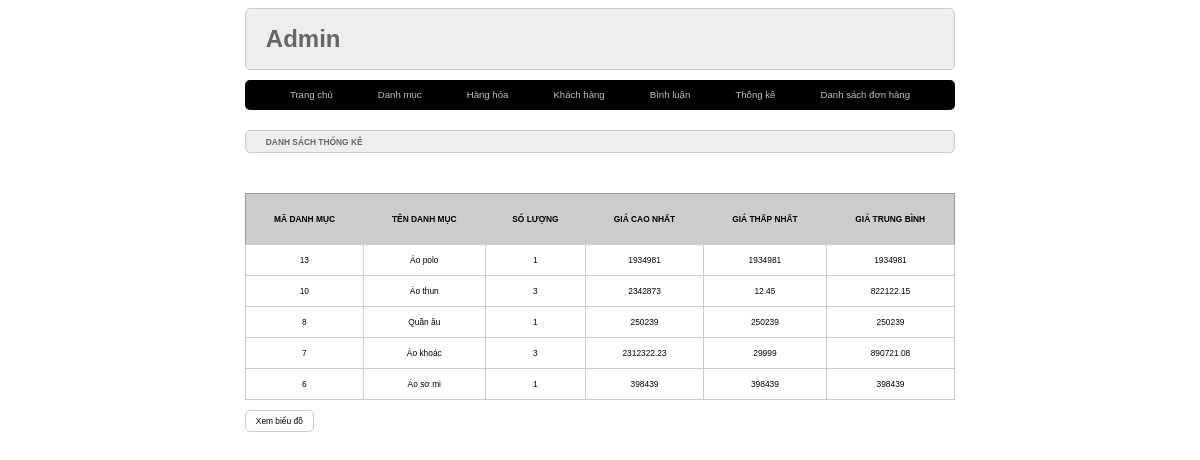
The page /admin/index.php?act=thongke on the database its author committed.
### tables this page shows
CREATE TABLE `danhmuc` (
  `id` int(11) NOT NULL,
  `name` varchar(255) NOT NULL
);

### model/pdo.php (called while the page is built, shortened)
<?php
    function pdo_get_connection(){
        $dburl = "mysql:host=localhost:3308;dbname=PH43221_WD18326;charset=utf8";
        $username = 'root';
        $password = '';
        $conn = new PDO($dburl, $username, $password);
        $conn->setAttribute(PDO::ATTR_ERRMODE, PDO::ERRMODE_EXCEPTION);
        return $conn;
    }
    function pdo_query($sql){
        $sql_args = array_slice(func_get_args(), 1);
        try{
            $conn = pdo_get_connection();
            $stmt = $conn->prepare($sql);
            $stmt->execute($sql_args);
            $rows = $stmt->fetchAll();
            return $rows;
        }
        catch(PDOException $e){
            throw $e;
        }
        finally{
            unset($conn);
        }
    }

### model/giohang.php (called while the page is built, shortened)
<?php
    function loadall_thongke() {
        $sql = "SELECT danhmuc.id as madm, danhmuc.name as tendm, count(sanpham.id) as countsp, min(sanpham.price) as minprice, max(sanpham.price) as maxprice, avg(sanpham.price) as avgprice";
        $sql.= " FROM sanpham LEFT JOIN danhmuc ON danhmuc.id=sanpham.iddm";
        $sql.=" GROUP BY danhmuc.id ORDER BY danhmuc.id DESC";
        $listtk = pdo_query($sql);
        return $listtk;
    }
?>

### admin/thongke/list.php (the view)
<div class="raw">
    <div class="raw formtitle mb">
        <h1>DANH SÁCH THỐNG KÊ</h1>
    </div>
    <div class="raw formcontent">
        <div class="raw mb10 formdsloai">
            <table>
                <tr>
                    <th>MÃ DANH MỤC</th>
                    <th>TÊN DANH MỤC</th>
                    <th>SỐ LƯỢNG</th>
                    <th>GIÁ CAO NHẤT</th>
                    <th>GIÁ THẤP NHẤT</th>
                    <th>GIÁ TRUNG BÌNH</th>
                </tr>
                <?php
                    foreach ($listthongke as $thongke) {
                        extract($thongke);
                        echo '<tr>
                                <td>'.$madm.'</td>
                                <td>'.$tendm.'</td>
                                <td>'.$countsp.'</td>
                                <td>'.$maxprice.'</td>
                                <td>'.$minprice.'</td>
                                <td>'.round($avgprice, 2).'</td>
                            </tr>';
                    }
                ?>
            </table>
        </div>
        <div class="raw mb10">
            <a href="index.php?act=bieudo">
                <input type="button" value="Xem biểu đồ">
            </a>
        </div>
    </div>
</div>

### css/style.css (style rules this page uses)
* { box-sizing: border-box; font-family: sans-serif; font-size: 0.7vw; }
.raw { float: left; width: 100%; }
.mb { margin-bottom: 20px; }
.mb10 { margin-bottom: 10px; }
.formtaikhoan input[type="submit"], .formtaikhoan input[type="reset"], .formcontent input[type="submit"], .formcontent input[type="reset"], .formcontent input[type="button"] { padding: 5px 10px; background-color: white; border-radius: 5px; border: 1px #ccc solid; }
.formtitle { background-color: #eee; border: 1px #ccc solid; color: #666; border-radius: 5px; padding: 0px 20px; }
.formcontent { padding: 20px 0px; }
.formdsloai table { width: 100%; border-collapse: collapse; border: 1px #999 solid; }
.formdsloai table th { padding: 20px; background-color: #ccc; }
.formdsloai table td { padding: 10px 20px; border: 1px #ccc solid; text-align: center; }
a { text-decoration: none; }

### rows shown on the page
danhmuc: id "13", name "Áo polo", countsp "1", maxprice "1934981", minprice "1934981", avgprice "1934981"
danhmuc: id "10", name "Áo thun", countsp "3", maxprice "2342873", minprice "12.45", avgprice "822122.15"
danhmuc: id "8", name "Quần âu", countsp "1", maxprice "250239", minprice "250239", avgprice "250239"
danhmuc: id "7", name "Áo khoác", countsp "3", maxprice "2312322.23", minprice "29999", avgprice "890721.08"
danhmuc: id "6", name "Áo sơ mi", countsp "1", maxprice "398439", minprice "398439", avgprice "398439"
